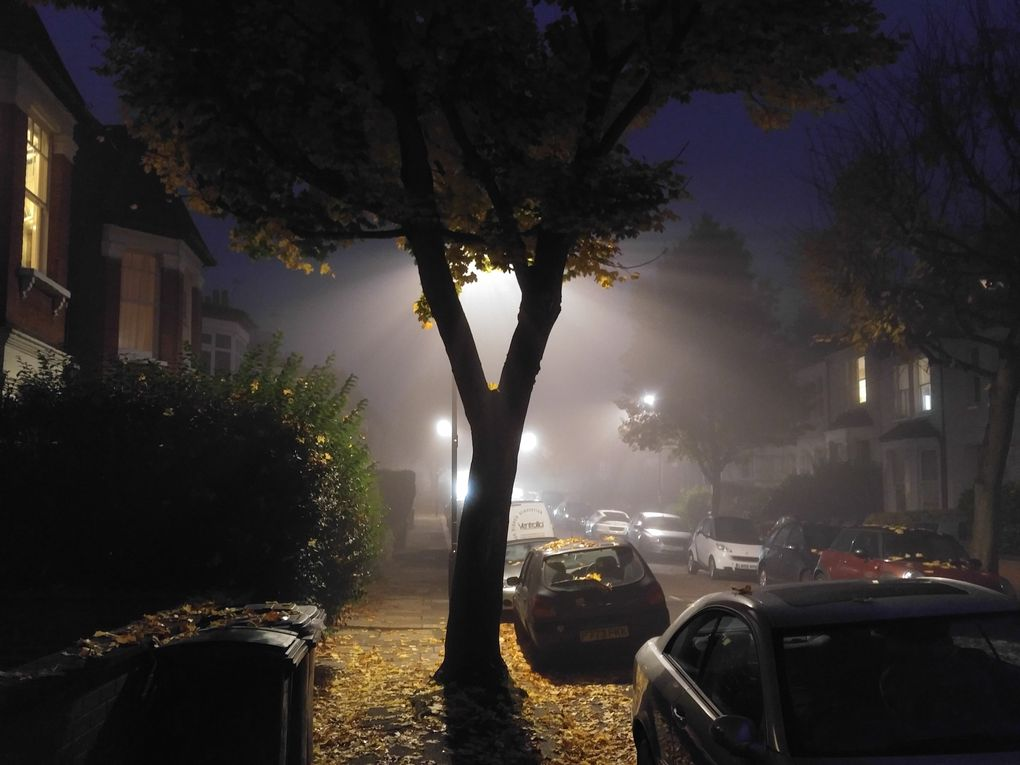
%> input picture HK/Q-4/2.jpg, 1020 x 765 px
$ octave execute_file.m   (GNU Octave 9; MATLAB toolbox functions it lacks are replaced by stand-ins)
%> lines starting %> are read from the running program, lines starting %| are printed output that depends on the picture

x=imread('2.jpg');
%> x is the input picture: size 765x1020x3 uint8; mean R, G, B 51.9, 46.9, 45
x=imresize(x,[100 100]);
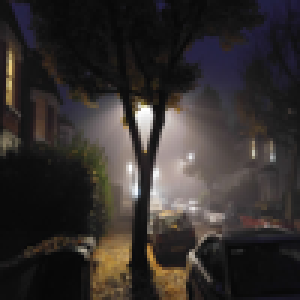
%> x: size 100x100x3 uint8 (shown 3 times larger); mean R, G, B 51.9, 46.9, 45
%t=rgb2gray(x);
figure,
imshow(x);
y=x(:,:,2);
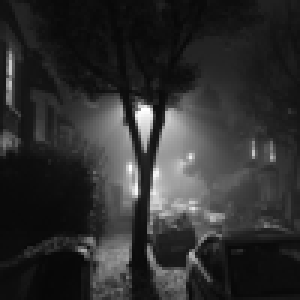
%> y: size 100x100 uint8 (shown 3 times larger); min 7, max 255, mean 46.9
L=length(y);
%> L = 100
j=1;
k=1;
i=1;
while i<2*L
    comp=1;
    for j=j:L
        if j==L
            break
        end;
         if y(j)==y(j+1)
            comp=comp+1;
        else
            break
        end;
    end;
        Output(k+1)=comp;
        Output(k)=y(j);
        if j==L && y(j-1)==y(j)
            break
        end;
        i=i+1;
        k=k+2;
        j=j+1;
        if j==L
            if mod(L,2)==0
            Output(k+1)=1;
            Output(k)=y(j);
            else
            Output(k+1)=1;
            Output(k)=y(j);
                       end;
             break
        end;
    end;
%> after the loop, Output = 132 values, max 94 at index 69, min 1 at index 6, mean 13.18; i = 66; j = 100; k = 131
    Output;

    p=uint8(Output);
%> p has the same summary as Output
    figure,
    imshow(p);
%> (the run ends here)
